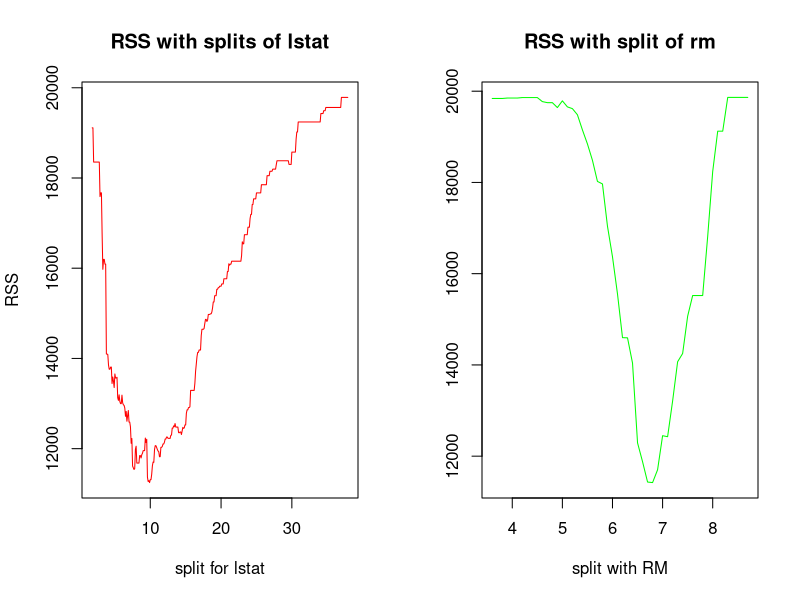

This chart was generated by the following R code: (Note: this script raises an error after producing the figure.)

# Task:1 BDS1 file
#---------------------------------PART:-1------------------------------------------
#Train your DS implementation on the training set. 
#Find the MSE on the test set. Include it in your report.
#Splitting the data 
library(MASS)
attach(Boston)
#load data
Boston.X <- data.frame(lstat,rm)
# giving 50% test size here
Test_data_Size = nrow(Boston.X) /2
# random size
set.seed(1811)
#first will take test data and we will exclude test data from training 
Test_Data_Index <- sample(seq_len(nrow(Boston.X)),size = Test_data_Size)
#splitting into lstat and rm
TrainX <- Boston.X[-Test_Data_Index,] #excluding test data
TrainY <- medv[-Test_Data_Index]
TestX <- Boston.X[Test_Data_Index,]
Testy <- medv[Test_Data_Index]
#---------------------------------PART:-2 FINDING MSE FOR LSTAT WITH GRAPH------------------------------------------
# as per mentioned in DS algoritm:- 
#A decision stump is specified by its attribute (lstat or rm) and the threshold s.
#(Consider, e.g., s = 1.8, 1.9, . . . , 37.9 in the case of lstat and s = 3.6, 3.7, . . . , 8.7 in the case of rm.) 
#The training RSS of a decision stump (lstat, s) is

#Finding the best split for lstat and rm here

s.lstat<-seq(1.8, 37.9, by=0.1)
s.rm<-seq(3.6, 8.7, by=0.1)

#lstat
RSS.lstat <- c()  #initializing first null array for lstat
s.lstat.LT.avg <- c() #initializing first null array for lstat less than
s.lstat.GT.avg <- c()#initializing first null array for lstat greater than


for (i in 1:length(s.lstat)) {
  s.lstat.LT <- sum(TrainY[TrainX$lstat < s.lstat[i]])
  div.LT <- sum(TrainX$lstat < s.lstat[i])
  div.GT <-sum(TrainX$lstat >= s.lstat[i])
  s.lstat.GT <- sum(TrainY[TrainX$lstat >= s.lstat[i]])
  sum(TrainY[TrainX$lstat < s.lstat[i]])/sum(TrainX$lstat < s.lstat[i])
  s.lstat.LT.avg[i] <- s.lstat.LT/div.LT
  s.lstat.GT.avg[i] <- s.lstat.GT/div.GT
  RSS.lstat[i] <- sum((TrainY[TrainX$lstat < s.lstat[i]]-s.lstat.LT.avg[i])^2) + sum((TrainY[TrainX$lstat >= s.lstat[i]]-s.lstat.GT.avg[i])^2)
}
#-------------------------------------graph for lstat--------------------------------
par(mfrow=c(1,2))
plot(s.lstat,RSS.lstat, type="l",main="RSS with splits of lstat",xlab="split for lstat",ylab="RSS", col="red", lty = 1:2, cex = 0.8)
min(RSS.lstat)

#--------------------#PART:-3 FINDING MSE FOR RSS WITH GRAPH (SIMILAR AS ABOVE)------------------------------------


RSS.rm <- c()  #initializing first null array for rm
s.rm.LT.avg <- c() #initializing first null array for rm less than
s.rm.GT.avg <- c()#initializing first null array for rm greater than


for (i in 1:length(s.rm)) {
  s.rm.LT <- sum(TrainY[TrainX$rm < s.rm[i]])
  div.LT <- sum(TrainX$rm < s.rm[i])
  div.GT <-sum(TrainX$rm >= s.rm[i])
  s.rm.GT <- sum(TrainY[TrainX$rm >= s.rm[i]])
  sum(TrainY[TrainX$rm < s.rm[i]])/sum(TrainX$rm < s.rm[i])
  s.rm.LT.avg[i] <- s.rm.LT/div.LT
  s.rm.GT.avg[i] <- s.rm.GT/div.GT
  RSS.rm[i] <- sum((TrainY[TrainX$rm < s.rm[i]]-s.rm.LT.avg[i])^2) + sum((TrainY[TrainX$rm >= s.rm[i]]-s.rm.GT.avg[i])^2)
}
#-------------------------------GRAPH FOR RM----------------------------------------------------------
plot(s.rm,RSS.rm, type="l",main="RSS with split of rm",xlab="split with RM",ylab="",col="green", lty = 1:2, cex = 0.8)
min(RSS.rm)
train.MSE <- min(RSS.rm)/nrow(TrainX)
#------------------------------PART :4 FINDING TEST MSE BY ABOVE OBSERVATION---------------------------------------------
#LS RSS IS 11425 AND RM RSS IS 9821.422 SO RM IS HAVING LOWER RSS 
# WE WILL CONSIDER RSS FOR THE TEST MSE CALCULATION

split <- s.rm[RSS.rm==min(RSS.rm)]
test.lessthan = 0
test.greterthan = 0
for (i in 1:nrow(TestX)){
  if (TestX$rm[i] < split){
    test.lessthan <- test.lessthan + (Testy[i]-s.rm.lessthan.ave[RSS.rm==min(RSS.rm)])^2
  }
  else{
    test.greterthan <- test.greterthan + (Testy[i]-s.rm.greaterthan.ave[RSS.rm==min(RSS.rm)])^2
  }
}

test.MSE <- (test.lessthan + test.greterthan)/nrow(TestX)
print(test.MSE)